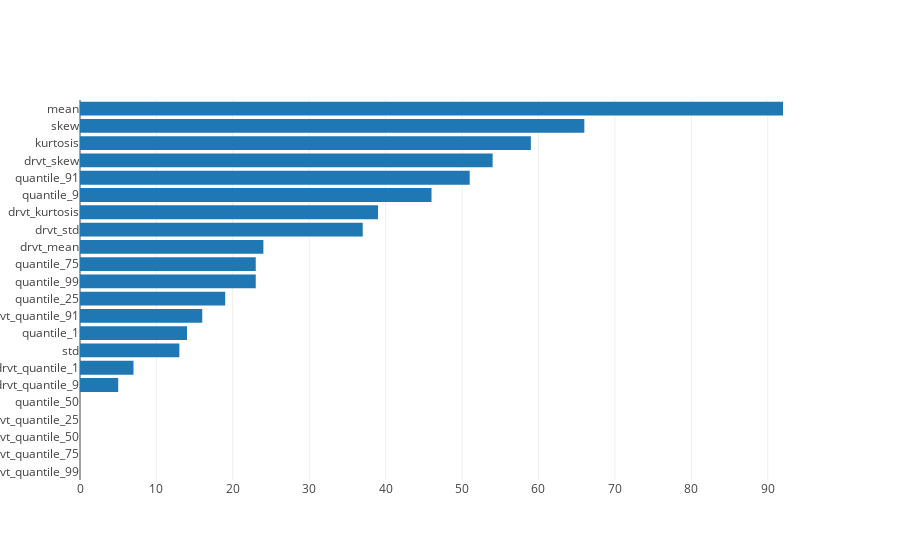

This figure's notebook cell:
### Code cell
"""
Plotting feature importance
"""
features = ['mean', 'std', 'kurtosis', 'skew', 'quantile_1', 
           'quantile_9', 'quantile_25', 'quantile_50', 'quantile_75', 
            'quantile_91', 'quantile_99',
           'drvt_mean', 'drvt_std', 'drvt_kurtosis', 'drvt_skew', 'drvt_quantile_1', 
           'drvt_quantile_9', 'drvt_quantile_25', 'drvt_quantile_50', 'drvt_quantile_75', 
            'drvt_quantile_91', 'drvt_quantile_99']

t = pd.DataFrame(columns=['feature', 'importance'])
t['feature'] = features
t['importance'] = model.feature_importances_
t = t.sort_values(by='importance', ascending=True)

trace1 = go.Bar(x = t['importance'], 
                y = t['feature'], orientation = 'h')
data = [trace1]
fig = dict(data=data)

plotly.offline.iplot(fig)

### Figure 1 — Plotly figure (JSON) as saved in the notebook; plotly's stock layout.template omitted (floating-point values rounded to 4 significant figures)
{"data": [{"orientation": "h", "type": "bar", "uid": "da500ff8-649b-11e9-88e0-945330cb32f3", "x": [0, 0, 0, 0, 0, 5, 7, 13, 14, 16, 19, 23, 23, 24, 37, 39, 46, 51, 54, 59, 66, 92], "y": ["drvt_quantile_99", "drvt_quantile_75", "drvt_quantile_50", "drvt_quantile_25", "quantile_50", "drvt_quantile_9", "drvt_quantile_1", "std", "quantile_1", "drvt_quantile_91", "quantile_25", "quantile_99", "quantile_75", "drvt_mean", "drvt_std", "drvt_kurtosis", "quantile_9", "quantile_91", "drvt_skew", "kurtosis", "skew", "mean"]}], "layout": {}}
